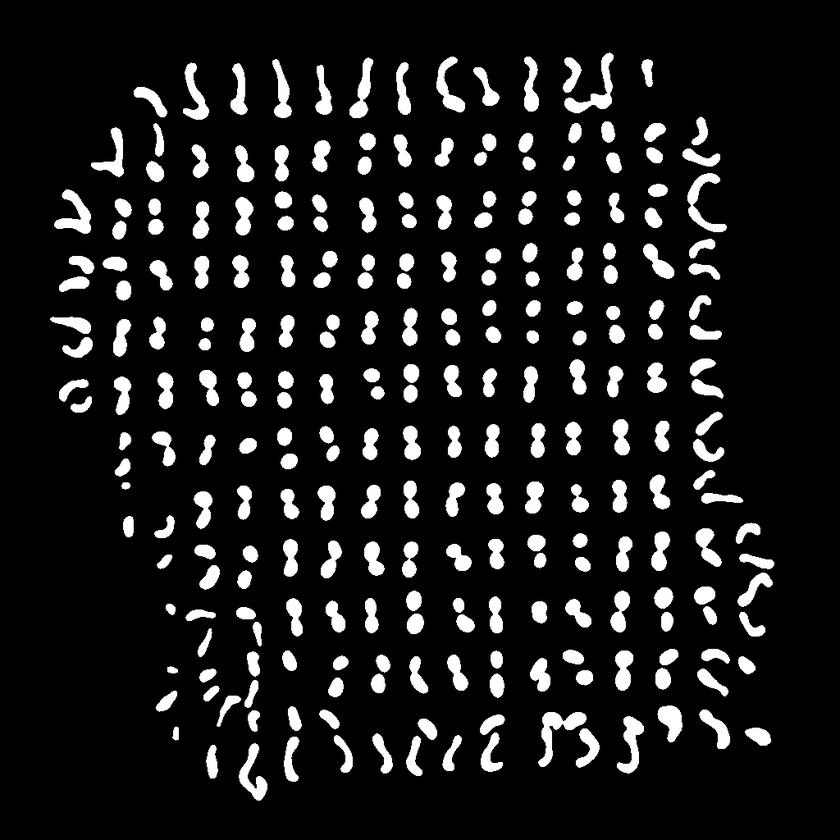
#> input picture cvMask.png, 840 x 840 px, shrunk from 1024 x 1024 before the run
$ jupyter execute --allow-errors ElongationMetric.ipynb
#> lines starting #> are read from the running program, lines starting #| are printed output that depends on the picture; after the words box and inside, x2 and y2 are one past the last pixel; in counts of white or black regions, pixels touching at a corner belong together
[cell 1]
import matplotlib.pyplot as plt
import numpy as np
import cv2
from skimage.morphology import skeletonize
from fil_finder import FilFinder2D
import astropy.units as u

[cell 2]
img = cv2.imread("cvMask.png")
#> img is the input picture: shape (840, 840, 3); min 0, max 255, mean 28
plt.figure(figsize=(10,10))
plt.imshow(img)

[cell 3]
# Grayscale
gray = cv2.cvtColor(img, cv2.COLOR_BGR2GRAY)

# Find Canny edges
edged = cv2.Canny(img, 30, 200)
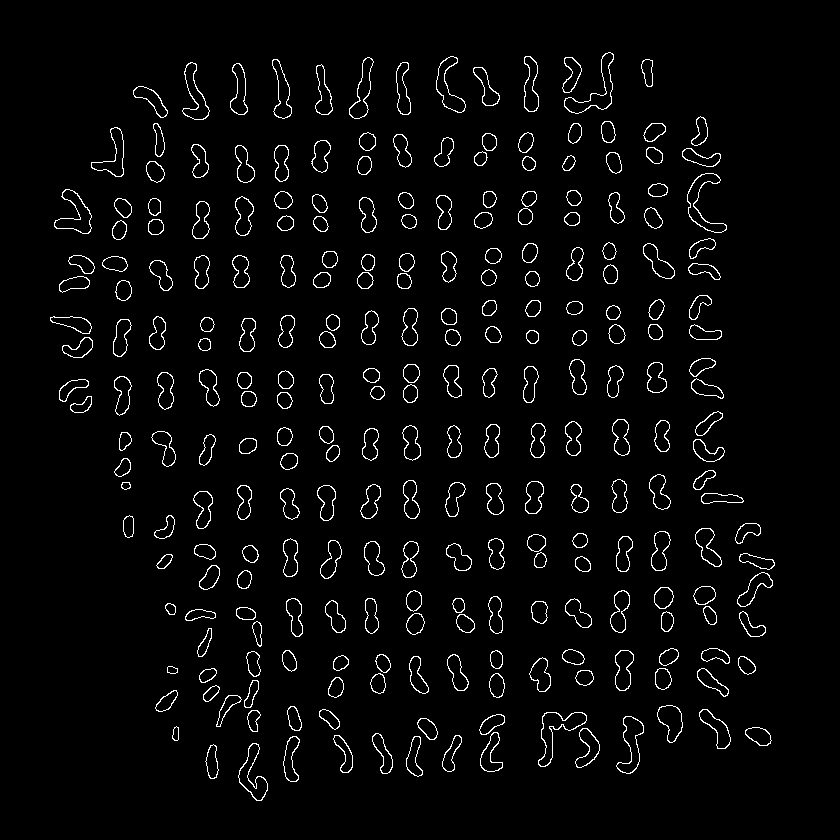
#> edged: shape (840, 840); 3.2% white in thin lines or dots, all inside (x1, y1, x2, y2) = (50, 52, 775, 801)

contours, hierarchy = cv2.findContours(edged, cv2.RETR_EXTERNAL, cv2.CHAIN_APPROX_NONE)
#> contours = 257 contours; largest, box (x1, y1, x2, y2) and area: (538, 712, 587, 767) 928, (564, 52, 614, 114) 872, (687, 173, 727, 233) 789, (54, 189, 92, 234) 756, (616, 716, 644, 774) 735

img = np.zeros( (1000,1000) ) # create a single channel 200x200 pixel black image
filled_array = cv2.fillPoly(img, pts =[contours[4]], color=(255))
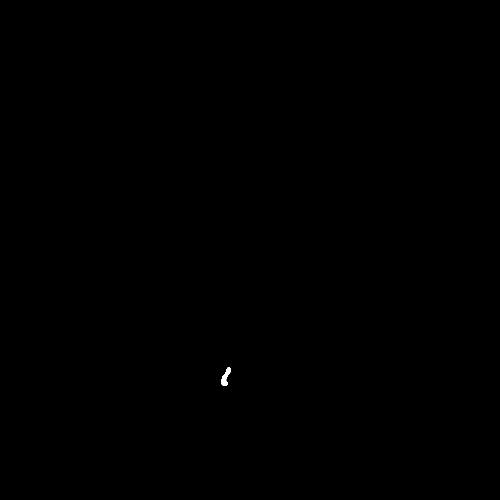
#> filled_array: shape (1000, 1000) float64 (shown at 1/2 size); 0.04% white; 1 white region, box (x1, y1, x2, y2) and area: (442, 735, 462, 772) 360

obj = np.argwhere(filled_array == 255)
#> obj = 360 pairs, first value 735 to 771, second value 442 to 461

plt.plot(obj[:,0],obj[:,1], 'bo')

bin_arr = np.where(filled_array > 0, 1, 0)

#np.unique(bin_arr)

# Invert the horse image
image = bin_arr

# perform skeletonization
skeleton = skeletonize(image)
#> skeleton: shape (1000, 1000) bool; 0% white in thin lines or dots, all inside (x1, y1, x2, y2) = (447, 739, 458, 768)

'''
# display results
fig, axes = plt.subplots(nrows=1, ncols=2, figsize=(8, 4),
                         sharex=True, sharey=True)

ax = axes.ravel()

ax[0].imshow(image, cmap=plt.cm.gray)
ax[0].axis('off')
ax[0].set_title('original', fontsize=20)

ax[1].imshow(skeleton, cmap=plt.cm.gray)
ax[1].axis('off')
ax[1].set_title('skeleton', fontsize=20)

fig.tight_layout()
plt.show()
'''

binSkel = skeleton*1
skelObj = np.argwhere(binSkel == 1)
#> skelObj = 30 pairs, first value 739 to 767, second value 447 to 457
#plt.plot(skelObj[:,0],skelObj[:,1], 'bo')
#plt.show()

#> (the rest of this cell did not finish here and is left out)
